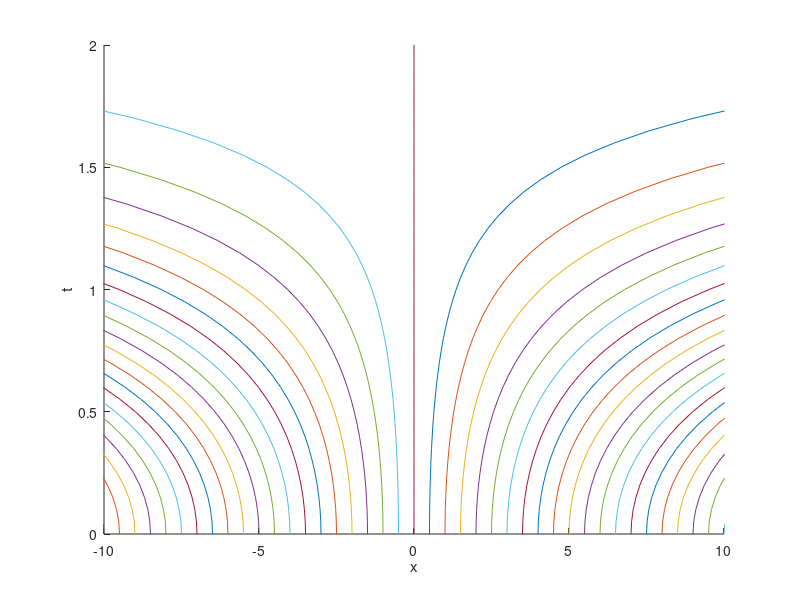

Recreate this plot in MATLAB. (Note: this script raises an error after producing the figure.)
close all
t = 0:0.05:2;
hold on
for x_0 = -10:0.5:10
    plot(x_0*exp(t.^2),t)
end
xlim([-10,10])
xlabel("x")
ylabel("t")
%%
close all
x = -10:0.01:10;
u = zeros(1,length(x));
u_0=20;
u_1=30;
v_1=50;
hold on
for t = 0:1:1
    for i=1:length(x)
        u(i)=ihavetwelveminutesleft(x(i),t,u_0,u_1,v_1);
    end
    plot(x,u)
end
xlim([-10,10])
xlabel("x")
ylabel("u(x,t)")
legend("t=0","t=1")
%%
u=-10:0.1:10;
v_1=50;
u_1=30;
plot(u,v_1*(1-u.^2/u_1^2))
xlabel("u")
ylabel("v")
xlim([0,10])

function res = ihavetwelveminutesleft(x,t,u_0,u_1,v_1)
    res = (-u_0*v_1*(u_1+u_0))/(u_1^2)*t;
    if x < res
        res = u_0;
    else
        res = u_1;
    end
end

function res = iwantsleep(x,t)
    if t>1
        if x>0.5*(t+1)
            res = 0;
        else
            res = 1;
        end
    else
        if x<=t
            res = 1;
        elseif x>=1
            res = 0;
        else
            res = 1-(x-t)./(1-t);
        end
    end
end